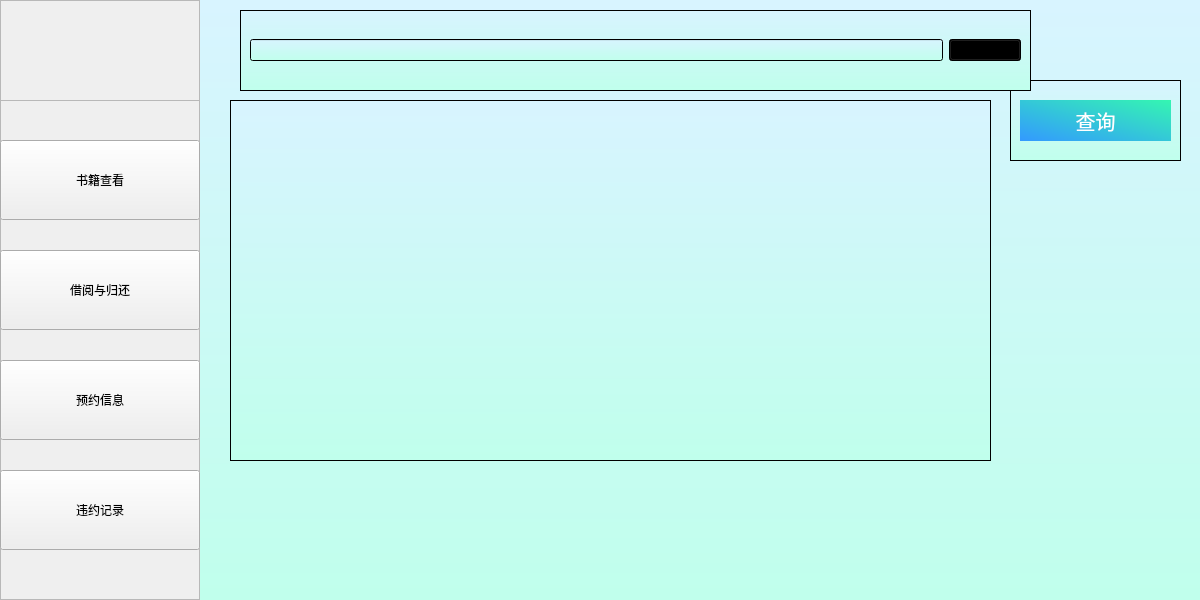
<?xml version="1.0" encoding="UTF-8"?>
<ui version="4.0">
 <class>AdminUi</class>
 <widget class="QMainWindow" name="AdminUi">
  <property name="geometry">
   <rect>
    <x>0</x>
    <y>0</y>
    <width>1200</width>
    <height>600</height>
   </rect>
  </property>
  <property name="windowTitle">
   <string>MainWindow</string>
  </property>
  <property name="styleSheet">
   <string notr="true"/>
  </property>
  <widget class="QWidget" name="centralwidget">
   <widget class="QFrame" name="frame">
    <property name="geometry">
     <rect>
      <x>0</x>
      <y>0</y>
      <width>200</width>
      <height>600</height>
     </rect>
    </property>
    <property name="frameShape">
     <enum>QFrame::StyledPanel</enum>
    </property>
    <property name="frameShadow">
     <enum>QFrame::Raised</enum>
    </property>
    <widget class="QLabel" name="label">
     <property name="geometry">
      <rect>
       <x>0</x>
       <y>0</y>
       <width>200</width>
       <height>100</height>
      </rect>
     </property>
     <property name="text">
      <string/>
     </property>
     <property name="pixmap">
      <pixmap resource="Mypicture.qrc">:/new/prefix3/SEU6.gif</pixmap>
     </property>
     <property name="scaledContents">
      <bool>true</bool>
     </property>
    </widget>
    <widget class="QFrame" name="frame_2">
     <property name="geometry">
      <rect>
       <x>0</x>
       <y>100</y>
       <width>200</width>
       <height>500</height>
      </rect>
     </property>
     <property name="frameShape">
      <enum>QFrame::StyledPanel</enum>
     </property>
     <property name="frameShadow">
      <enum>QFrame::Raised</enum>
     </property>
     <widget class="QLabel" name="label_2">
      <property name="geometry">
       <rect>
        <x>0</x>
        <y>0</y>
        <width>200</width>
        <height>500</height>
       </rect>
      </property>
      <property name="text">
       <string/>
      </property>
      <property name="pixmap">
       <pixmap resource="Mypicture.qrc">:/new/prefix3/SEUImage1.jpg</pixmap>
      </property>
      <property name="scaledContents">
       <bool>true</bool>
      </property>
     </widget>
     <widget class="QFrame" name="frame_3">
      <property name="geometry">
       <rect>
        <x>0</x>
        <y>0</y>
        <width>201</width>
        <height>501</height>
       </rect>
      </property>
      <property name="frameShape">
       <enum>QFrame::StyledPanel</enum>
      </property>
      <property name="frameShadow">
       <enum>QFrame::Raised</enum>
      </property>
      <widget class="QPushButton" name="pushButton">
       <property name="geometry">
        <rect>
         <x>0</x>
         <y>40</y>
         <width>200</width>
         <height>80</height>
        </rect>
       </property>
       <property name="styleSheet">
        <string notr="true">font: 20pt &quot;方正姚体&quot;;</string>
       </property>
       <property name="text">
        <string>书籍查看</string>
       </property>
      </widget>
      <widget class="QPushButton" name="pushButton_2">
       <property name="geometry">
        <rect>
         <x>0</x>
         <y>150</y>
         <width>200</width>
         <height>80</height>
        </rect>
       </property>
       <property name="styleSheet">
        <string notr="true">font: 20pt &quot;方正姚体&quot;;</string>
       </property>
       <property name="text">
        <string>借阅与归还</string>
       </property>
      </widget>
      <widget class="QPushButton" name="pushButton_3">
       <property name="geometry">
        <rect>
         <x>0</x>
         <y>260</y>
         <width>200</width>
         <height>80</height>
        </rect>
       </property>
       <property name="styleSheet">
        <string notr="true">font: 20pt &quot;方正姚体&quot;;</string>
       </property>
       <property name="text">
        <string>预约信息</string>
       </property>
      </widget>
      <widget class="QPushButton" name="pushButton_10">
       <property name="geometry">
        <rect>
         <x>0</x>
         <y>370</y>
         <width>200</width>
         <height>80</height>
        </rect>
       </property>
       <property name="styleSheet">
        <string notr="true">font: 20pt &quot;方正姚体&quot;;</string>
       </property>
       <property name="text">
        <string>违约记录</string>
       </property>
      </widget>
     </widget>
    </widget>
   </widget>
   <widget class="QFrame" name="frame_4">
    <property name="geometry">
     <rect>
      <x>200</x>
      <y>0</y>
      <width>1000</width>
      <height>600</height>
     </rect>
    </property>
    <property name="styleSheet">
     <string notr="true">background-color: rgb(255, 255, 255);</string>
    </property>
    <property name="frameShape">
     <enum>QFrame::StyledPanel</enum>
    </property>
    <property name="frameShadow">
     <enum>QFrame::Raised</enum>
    </property>
    <widget class="QStackedWidget" name="stackedWidget">
     <property name="geometry">
      <rect>
       <x>0</x>
       <y>0</y>
       <width>1000</width>
       <height>600</height>
      </rect>
     </property>
     <property name="styleSheet">
      <string notr="true">background-color: qlineargradient(x1: 0, y1: 0, x2: 0, y2: 1, stop: 0 #D8F4FF, stop: 1 #C0FFEC);</string>
     </property>
     <widget class="QWidget" name="page">
      <widget class="QTableView" name="tableView">
       <property name="geometry">
        <rect>
         <x>30</x>
         <y>100</y>
         <width>761</width>
         <height>361</height>
        </rect>
       </property>
      </widget>
      <widget class="QFrame" name="frame_6">
       <property name="geometry">
        <rect>
         <x>810</x>
         <y>80</y>
         <width>171</width>
         <height>81</height>
        </rect>
       </property>
       <property name="frameShape">
        <enum>QFrame::StyledPanel</enum>
       </property>
       <property name="frameShadow">
        <enum>QFrame::Raised</enum>
       </property>
       <widget class="QPushButton" name="pushButton_8">
        <property name="geometry">
         <rect>
          <x>10</x>
          <y>20</y>
          <width>151</width>
          <height>41</height>
         </rect>
        </property>
        <property name="styleSheet">
         <string notr="true">color:white;
border:none;
font-size:20px;
font-family:&quot;微软雅黑&quot;;
background-color: qlineargradient(spread:pad, x1:0, y1:1, x2:1, y2:0, stop:0 rgba(51, 153, 255,1), stop:1 rgba(52, 246, 177,1));
padding-top:5;
padding-bottom:5;</string>
        </property>
        <property name="text">
         <string>查询</string>
        </property>
       </widget>
      </widget>
      <widget class="QFrame" name="frame_7">
       <property name="geometry">
        <rect>
         <x>40</x>
         <y>10</y>
         <width>791</width>
         <height>81</height>
        </rect>
       </property>
       <property name="frameShape">
        <enum>QFrame::StyledPanel</enum>
       </property>
       <property name="frameShadow">
        <enum>QFrame::Raised</enum>
       </property>
       <layout class="QHBoxLayout" name="horizontalLayout_2">
        <item>
         <widget class="QLineEdit" name="lineEdit"/>
        </item>
        <item>
         <widget class="QComboBox" name="comboBox"/>
        </item>
       </layout>
      </widget>
     </widget>
     <widget class="QWidget" name="page_2">
      <widget class="QFrame" name="frame_8">
       <property name="geometry">
        <rect>
         <x>0</x>
         <y>0</y>
         <width>1000</width>
         <height>600</height>
        </rect>
       </property>
       <property name="frameShape">
        <enum>QFrame::StyledPanel</enum>
       </property>
       <property name="frameShadow">
        <enum>QFrame::Raised</enum>
       </property>
       <layout class="QVBoxLayout" name="verticalLayout">
        <item>
         <widget class="QLabel" name="label_5">
          <property name="styleSheet">
           <string notr="true">font: 18pt &quot;宋体&quot;;</string>
          </property>
          <property name="text">
           <string>图书借阅</string>
          </property>
         </widget>
        </item>
        <item>
         <widget class="QFrame" name="frame_11">
          <property name="frameShape">
           <enum>QFrame::StyledPanel</enum>
          </property>
          <property name="frameShadow">
           <enum>QFrame::Raised</enum>
          </property>
          <layout class="QHBoxLayout" name="horizontalLayout_5">
           <item>
            <widget class="QLabel" name="label_3">
             <property name="text">
              <string>图书登录号</string>
             </property>
            </widget>
           </item>
           <item>
            <widget class="QLineEdit" name="lineEdit_2"/>
           </item>
           <item>
            <widget class="QLabel" name="label_4">
             <property name="text">
              <string>一卡通号</string>
             </property>
            </widget>
           </item>
           <item>
            <widget class="QLineEdit" name="lineEdit_3"/>
           </item>
          </layout>
         </widget>
        </item>
        <item>
         <widget class="QPushButton" name="pushButton_11">
          <property name="styleSheet">
           <string notr="true">color:white;
border:none;
font-size:20px;
font-family:&quot;微软雅黑&quot;;
background-color: qlineargradient(spread:pad, x1:0, y1:1, x2:1, y2:0, stop:0 rgba(51, 153, 255,1), stop:1 rgba(52, 246, 177,1));
padding-top:5;
padding-bottom:5;</string>
          </property>
          <property name="text">
           <string>确认借书</string>
          </property>
         </widget>
        </item>
        <item>
         <widget class="QLabel" name="label_6">
          <property name="styleSheet">
           <string notr="true">font: 18pt &quot;宋体&quot;;</string>
          </property>
          <property name="text">
           <string>图书归还</string>
          </property>
         </widget>
        </item>
        <item>
         <widget class="QFrame" name="frame_13">
          <property name="frameShape">
           <enum>QFrame::StyledPanel</enum>
          </property>
          <property name="frameShadow">
           <enum>QFrame::Raised</enum>
          </property>
          <layout class="QHBoxLayout" name="horizontalLayout_6">
           <item>
            <widget class="QLabel" name="label_7">
             <property name="text">
              <string>图书登录号</string>
             </property>
            </widget>
           </item>
           <item>
            <widget class="QLineEdit" name="lineEdit_4"/>
           </item>
           <item>
            <widget class="QLabel" name="label_8">
             <property name="text">
              <string>一卡通号</string>
             </property>
            </widget>
           </item>
           <item>
            <widget class="QLineEdit" name="lineEdit_5"/>
           </item>
          </layout>
         </widget>
        </item>
        <item>
         <widget class="QPushButton" name="pushButton_12">
          <property name="styleSheet">
           <string notr="true">color:white;
border:none;
font-size:20px;
font-family:&quot;微软雅黑&quot;;
background-color: qlineargradient(spread:pad, x1:0, y1:1, x2:1, y2:0, stop:0 rgba(51, 153, 255,1), stop:1 rgba(52, 246, 177,1));
padding-top:5;
padding-bottom:5;</string>
          </property>
          <property name="text">
           <string>确认还书</string>
          </property>
         </widget>
        </item>
        <item>
         <widget class="QFrame" name="frame_12">
          <property name="frameShape">
           <enum>QFrame::StyledPanel</enum>
          </property>
          <property name="frameShadow">
           <enum>QFrame::Raised</enum>
          </property>
         </widget>
        </item>
       </layout>
      </widget>
     </widget>
     <widget class="QWidget" name="page_3">
      <widget class="QTableView" name="tableView_2">
       <property name="geometry">
        <rect>
         <x>20</x>
         <y>110</y>
         <width>961</width>
         <height>271</height>
        </rect>
       </property>
      </widget>
      <widget class="QFrame" name="frame_9">
       <property name="geometry">
        <rect>
         <x>240</x>
         <y>420</y>
         <width>410</width>
         <height>91</height>
        </rect>
       </property>
       <property name="frameShape">
        <enum>QFrame::StyledPanel</enum>
       </property>
       <property name="frameShadow">
        <enum>QFrame::Raised</enum>
       </property>
       <layout class="QHBoxLayout" name="horizontalLayout_3">
        <item>
         <widget class="QPushButton" name="pushButton_13">
          <property name="styleSheet">
           <string notr="true">color:white;
border:none;
font-size:20px;
font-family:&quot;微软雅黑&quot;;
background-color: qlineargradient(spread:pad, x1:0, y1:1, x2:1, y2:0, stop:0 rgba(51, 153, 255,1), stop:1 rgba(52, 246, 177,1));
padding-top:5;
padding-bottom:5;</string>
          </property>
          <property name="text">
           <string>删除</string>
          </property>
         </widget>
        </item>
        <item>
         <widget class="QPushButton" name="pushButton_14">
          <property name="styleSheet">
           <string notr="true">color:white;
border:none;
font-size:20px;
font-family:&quot;微软雅黑&quot;;
background-color: qlineargradient(spread:pad, x1:0, y1:1, x2:1, y2:0, stop:0 rgba(51, 153, 255,1), stop:1 rgba(52, 246, 177,1));
padding-top:5;
padding-bottom:5;</string>
          </property>
          <property name="text">
           <string>确定</string>
          </property>
         </widget>
        </item>
        <item>
         <widget class="QPushButton" name="pushButton_15">
          <property name="styleSheet">
           <string notr="true">color:white;
border:none;
font-size:20px;
font-family:&quot;微软雅黑&quot;;
background-color: qlineargradient(spread:pad, x1:0, y1:1, x2:1, y2:0, stop:0 rgba(51, 153, 255,1), stop:1 rgba(52, 246, 177,1));
padding-top:5;
padding-bottom:5;</string>
          </property>
          <property name="text">
           <string>取消</string>
          </property>
         </widget>
        </item>
       </layout>
      </widget>
     </widget>
     <widget class="QWidget" name="page_4">
      <widget class="QTableView" name="tableView_3">
       <property name="geometry">
        <rect>
         <x>120</x>
         <y>110</y>
         <width>751</width>
         <height>351</height>
        </rect>
       </property>
      </widget>
      <widget class="QFrame" name="frame_10">
       <property name="geometry">
        <rect>
         <x>200</x>
         <y>500</y>
         <width>541</width>
         <height>71</height>
        </rect>
       </property>
       <property name="frameShape">
        <enum>QFrame::StyledPanel</enum>
       </property>
       <property name="frameShadow">
        <enum>QFrame::Raised</enum>
       </property>
       <layout class="QHBoxLayout" name="horizontalLayout_4">
        <item>
         <widget class="QPushButton" name="pushButton_16">
          <property name="styleSheet">
           <string notr="true">color:white;
border:none;
font-size:20px;
font-family:&quot;微软雅黑&quot;;
background-color: qlineargradient(spread:pad, x1:0, y1:1, x2:1, y2:0, stop:0 rgba(51, 153, 255,1), stop:1 rgba(52, 246, 177,1));
padding-top:5;
padding-bottom:5;</string>
          </property>
          <property name="text">
           <string>增加</string>
          </property>
         </widget>
        </item>
        <item>
         <widget class="QPushButton" name="pushButton_17">
          <property name="styleSheet">
           <string notr="true">color:white;
border:none;
font-size:20px;
font-family:&quot;微软雅黑&quot;;
background-color: qlineargradient(spread:pad, x1:0, y1:1, x2:1, y2:0, stop:0 rgba(51, 153, 255,1), stop:1 rgba(52, 246, 177,1));
padding-top:5;
padding-bottom:5;</string>
          </property>
          <property name="text">
           <string>删除</string>
          </property>
         </widget>
        </item>
        <item>
         <widget class="QPushButton" name="pushButton_18">
          <property name="styleSheet">
           <string notr="true">color:white;
border:none;
font-size:20px;
font-family:&quot;微软雅黑&quot;;
background-color: qlineargradient(spread:pad, x1:0, y1:1, x2:1, y2:0, stop:0 rgba(51, 153, 255,1), stop:1 rgba(52, 246, 177,1));
padding-top:5;
padding-bottom:5;</string>
          </property>
          <property name="text">
           <string>确定</string>
          </property>
         </widget>
        </item>
        <item>
         <widget class="QPushButton" name="pushButton_19">
          <property name="styleSheet">
           <string notr="true">color:white;
border:none;
font-size:20px;
font-family:&quot;微软雅黑&quot;;
background-color: qlineargradient(spread:pad, x1:0, y1:1, x2:1, y2:0, stop:0 rgba(51, 153, 255,1), stop:1 rgba(52, 246, 177,1));
padding-top:5;
padding-bottom:5;</string>
          </property>
          <property name="text">
           <string>取消</string>
          </property>
         </widget>
        </item>
       </layout>
      </widget>
     </widget>
    </widget>
   </widget>
  </widget>
 </widget>
 <resources>
  <include location="Mypicture.qrc"/>
 </resources>
 <connections/>
</ui>
